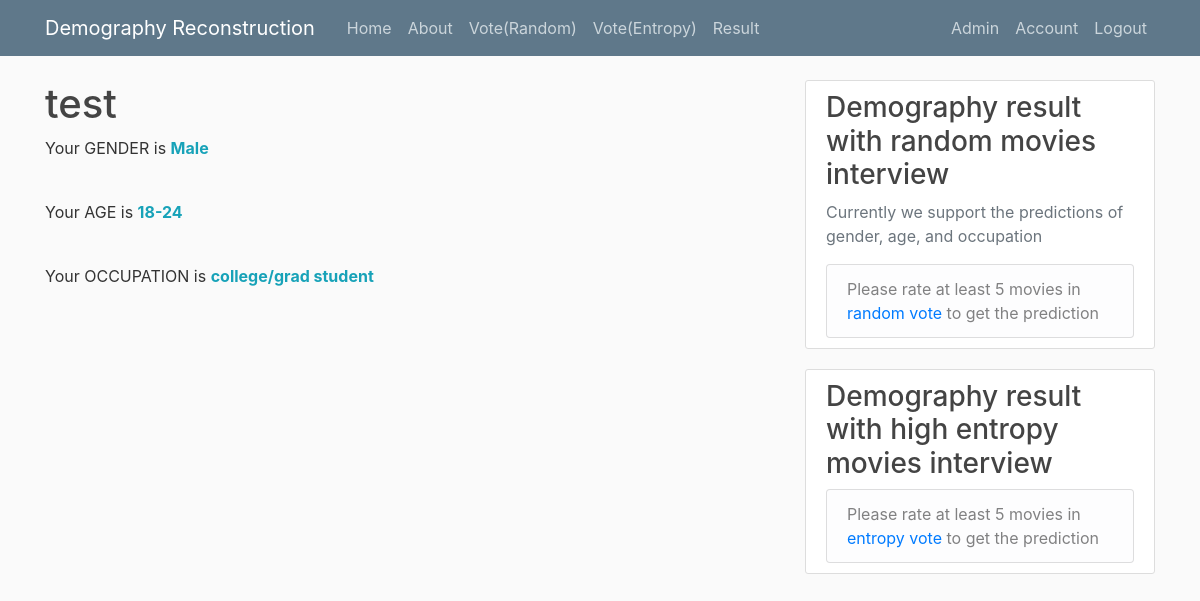
Page /account (signed in) on the earlier database version.
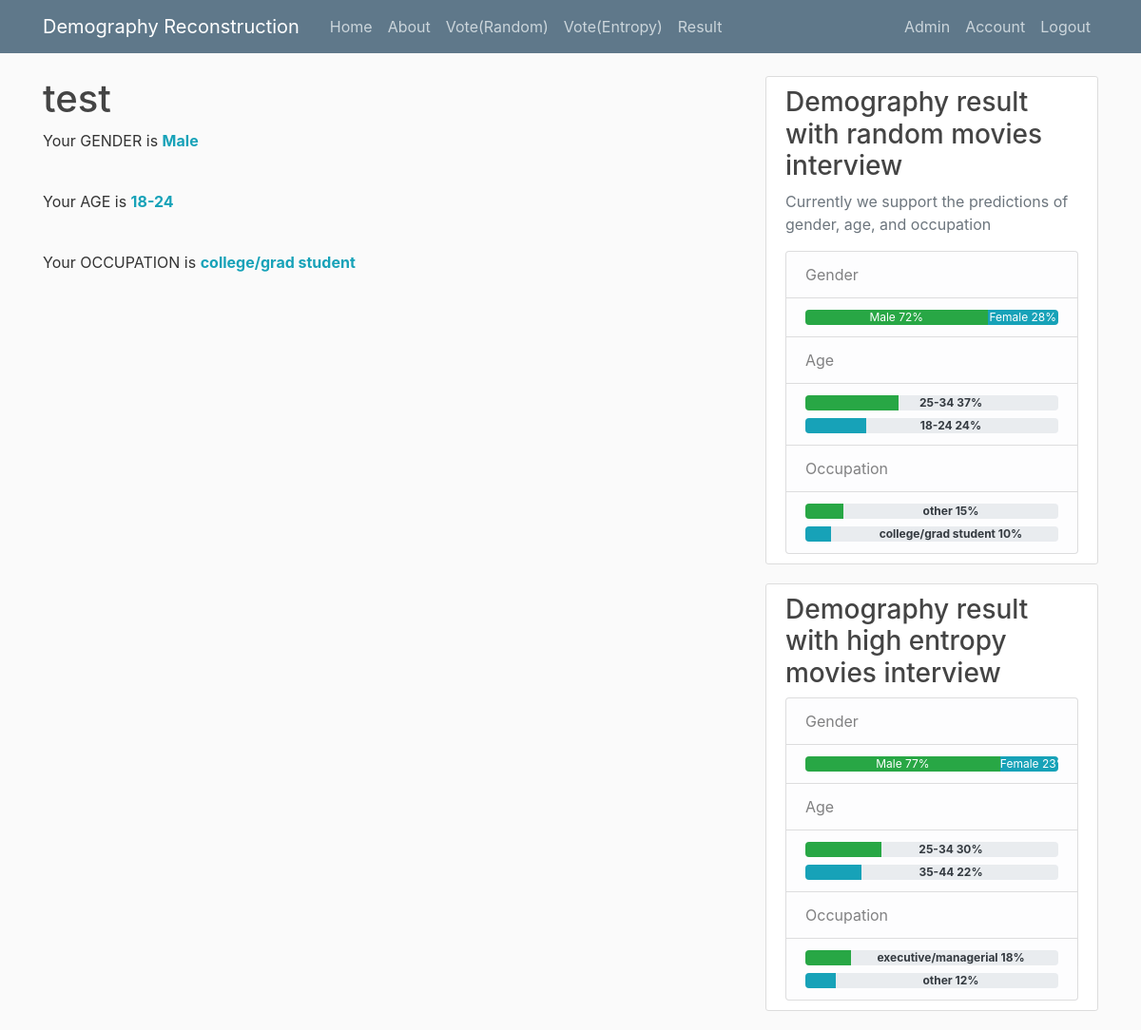
Same page on the later database version.
### flaskRecommender/models.py (models this page shows, shortened)
class Demography(db.Model):
    id = db.Column(db.Integer, primary_key=True)
    question_type = db.Column(db.Integer, nullable=False)
    male = db.Column(db.Integer, nullable=False, default=0)
    age1 = db.Column(db.Integer, nullable=False, default=0)
    age1_p = db.Column(db.Integer, nullable=False, default=0)
    age2 = db.Column(db.Integer, nullable=False, default=0)
    age2_p = db.Column(db.Integer, nullable=False, default=0)
    occup1 = db.Column(db.Integer, nullable=False, default=0)
    occup1_p = db.Column(db.Integer, nullable=False, default=0)
    occup2 = db.Column(db.Integer, nullable=False, default=0)
    occup2_p = db.Column(db.Integer, nullable=False, default=0)
    date_generated = db.Column(db.DateTime, nullable=False, default=datetime.utcnow)
    user_id = db.Column(db.Integer, db.ForeignKey('user.id'), nullable=False)

### flaskRecommender/routes.py (the view)
@app.route('/account')
@login_required
def account():
    return render_template('account.html', title='Account')

### flaskRecommender/models.py (called while the page is built)
@login_manager.user_loader
def load_user(user_id):
    return User.query.get(int(user_id))

### flaskRecommender/templates/account.html (shortened to what this page needs)
{% extends "layout.html" %}
{% block content %}
    <h1>{{ current_user.username }}</h1>
    {% if current_user.gender=='F' %}
    <p>Your Gender is <b class="text-danger">Female</b></p>
    {% else %}
    <p>Your GENDER is <b class="text-info">Male</b></p><br>
    {% endif %}
    {% set age_dict = {1:  "Under 18", 18:  "18-24", 25:  "25-34", 35:  "35-44", 45:  "45-49", 50:  "50-55", 56:  "56+"} %}
    <p>Your AGE is <b class="text-info">{{ age_dict[current_user.age] }}</b></p><br>
    <p>Your OCCUPATION is <b class="text-info">{{ occup_dict[current_user.occupation] }}</b></p><br>
{% endblock content %}

### flaskRecommender/templates/layout.html (shortened to what the changed rows need)
<!DOCTYPE html>
<html lang="en">
<head>
    <link rel="stylesheet" href="{{ url_for('static', filename='bootstrap.min.css') }}">
    <link rel="stylesheet" type="text/css" href="{{ url_for('static', filename='main.css') }}">
</head>
<body>
    <main role="main" class="container">
      <div class="row">
        <div class="col-md-8">
          {% block content %}{% endblock %}
        </div>
        <div class="col-md-4">
            {% if current_user.is_authenticated %}
                    {% set demographics = current_user.demographics.all() %}
                    {% set demo_dict = {"0":0, "1":0} %}
                    {% set age_dict = {1:  "Under 18", 18:  "18-24", 25:  "25-34", 35:  "35-44", 45:  "45-49", 50:  "50-55", 56:  "56+", -1:"N/A"} %}
            {% endif %}
          <div class="content-section">
              <ul class="list-group">
              {% if demographics is defined %}
                {% for demo in demographics %}
                    {% if demo.question_type == 0 %}
                        {% set x=demo_dict.__setitem__("0", demo) %}
                    {% elif demo.question_type == 1 %}
                        {% set x=demo_dict.__setitem__("1", demo) %}
                    {% endif %}
                {% endfor %}
              {% endif %}
              {% if demo_dict is defined and demo_dict["0"]!=0  %}
                  {% set random = demo_dict["0"] %}
                <li class="list-group-item list-group-item-light">Gender</li>
                <li class="list-group-item list-group-item-light">
                    <div class="progress">
                      <div class="progress-bar bg-success" style="width:{{ random.male }}%">
                        Male {{ random.male }}%
                      </div>
                      <div class="progress-bar bg-info" style="width:{{ 100 - random.male }}%">
                        Female {{ 100 - random.male }}%
                      </div>
                    </div>
                </li>
                <li class="list-group-item list-group-item-light">Age</li>
                <li class="list-group-item list-group-item-light">
                    <div class="progress">
                      <div class="progress-bar bg-success" style="width:{{ random.age1_p }}%">
                        <span class="text-dark justify-content-center position-absolute w-100"><strong>{{ age_dict[random.age1] }} {{ random.age1_p }}%</strong></span>
                      </div>
                    </div>
                    <div class="progress mt-2">
                      <div class="progress-bar bg-info" style="width:{{ random.age2_p }}%">
                          <span class="text-dark justify-content-center position-absolute w-100"><strong>{{ age_dict[random.age2] }} {{ random.age2_p }}%</strong></span>
                      </div>
                    </div>
                </li>
                <li class="list-group-item list-group-item-light">Occupation</li>
                <li class="list-group-item list-group-item-light">
                    <div class="progress">
                      <div class="progress-bar bg-success" style="width:{{ random.occup1_p }}%">
                        <span class="text-dark justify-content-center position-absolute w-100"><strong>{{ occup_dict[random.occup1] }} {{ random.occup1_p }}%</strong></span>
                      </div>
                    </div>
                    <div class="progress mt-2">
                      <div class="progress-bar bg-info" style="width:{{ random.occup2_p }}%">
                          <span class="text-dark justify-content-center position-absolute w-100"><strong>{{ occup_dict[random.occup2] }} {{ random.occup2_p }}%</strong></span>
                      </div>
                    </div>
                </li>
                  {% else %}
                  <li class="list-group-item list-group-item-light">Please rate at least 5 movies in <a href="{{ url_for('random_vote') }}">random vote</a> to get the prediction</li>
                  {% endif %}
              </ul>
          </div>
          <div class="content-section">
              <ul class="list-group">
              {% set entropy = [] %}
              {% if demo_dict is defined and demo_dict["1"]!=0 %}
                  {% set entropy = demo_dict["1"] %}
                <li class="list-group-item list-group-item-light">Gender</li>
                <li class="list-group-item list-group-item-light">
                    <div class="progress">
                      <div class="progress-bar bg-success" style="width:{{ entropy.male }}%">
                        Male {{ entropy.male }}%
                      </div>
                      <div class="progress-bar bg-info" style="width:{{ 100 - entropy.male }}%">
                        Female {{ 100 - entropy.male }}%
                      </div>
                    </div>
                </li>
                <li class="list-group-item list-group-item-light">Age</li>
                <li class="list-group-item list-group-item-light">
                    <div class="progress">
                      <div class="progress-bar bg-success" style="width:{{ entropy.age1_p }}%">
                        <span class="text-dark justify-content-center position-absolute w-100"><strong>{{ age_dict[entropy.age1] }} {{ entropy.age1_p }}%</strong></span>
                      </div>
                    </div>
                    <div class="progress mt-2">
                      <div class="progress-bar bg-info" style="width:{{ entropy.age2_p }}%">
                          <span class="text-dark justify-content-center position-absolute w-100"><strong>{{ age_dict[entropy.age2] }} {{ entropy.age2_p }}%</strong></span>
                      </div>
                    </div>
                </li>
                <li class="list-group-item list-group-item-light">Occupation</li>
                <li class="list-group-item list-group-item-light">
                    <div class="progress">
                      <div class="progress-bar bg-success" style="width:{{ entropy.occup1_p }}%">
                        <span class="text-dark justify-content-center position-absolute w-100"><strong>{{ occup_dict[entropy.occup1] }} {{ entropy.occup1_p }}%</strong></span>
                      </div>
                    </div>
                    <div class="progress mt-2">
                      <div class="progress-bar bg-info" style="width:{{ entropy.occup2_p }}%">
                          <span class="text-dark justify-content-center position-absolute w-100"><strong>{{ occup_dict[entropy.occup2] }} {{ entropy.occup2_p }}%</strong></span>
                      </div>
                    </div>
                </li>
                  {% else %}
                    <li class="list-group-item list-group-item-light">Please rate at least 5 movies in <a href="{{ url_for('entropy_vote') }}">entropy vote</a> to get the prediction</li>
                  {% endif %}
              </ul>
          </div>
        </div>
      </div>
    </main>
</body>
</html>

Differences in the rows shown:
added Demography: male "72", 100-random.male "28", age1 "25-34", age1_p "37", age2 "18-24", age2_p "24", occup1 "other", occup1_p "15", occup2 "college/grad student", occup2_p "10"
added Demography: male "77", 100-entropy.male "23", age1 "25-34", age1_p "30", age2 "35-44", age2_p "22", occup1 "executive/managerial", occup1_p "18", occup2 "other", occup2_p "12"
Other differences:
text no longer shown: "Please rate at least 5 movies in random vote to get the prediction Please rate at least 5 movies in entropy vote to get the prediction"
text now shown: "Gender Male % Female % Age % % Occupation % % Gender Male % Female Age % % Occupation % %"
